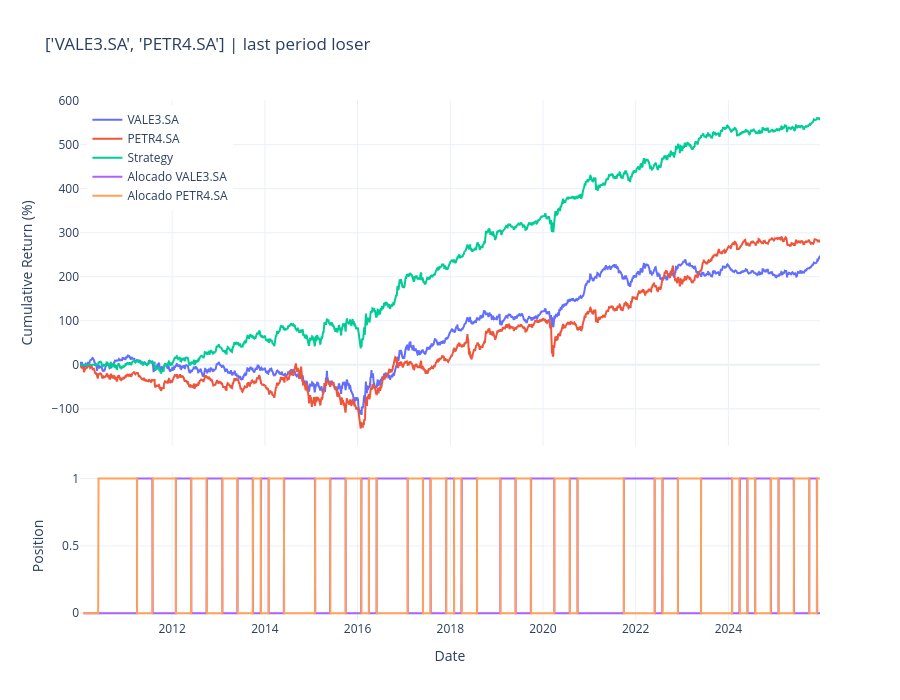

Write notebook code for a chart like this one.
### Code cell
fig = make_subplots(
    rows=2,
    cols=1,
    shared_xaxes=True,
    row_heights=[0.7, 0.3], 
    vertical_spacing=0.05
)

fig.add_trace(
    go.Scatter(
        x=df_ret_acum.index,
        y=df_ret_acum[ticker[0]] * 100,
        name=f"{ticker[0]}",
        line=dict(width=2)
    ),
    row=1, col=1
)

fig.add_trace(
    go.Scatter(
        x=df_ret_acum.index,
        y=df_ret_acum[ticker[1]] * 100,
        name=f"{ticker[1]}",
        line=dict(width=2)
    ),
    row=1, col=1
)

fig.add_trace(
    go.Scatter(
        x=df_ret_acum.index,
        y=df_ret_acum["strategy"] * 100,
        name="Strategy",
        line=dict(width=2)
    ),
    row=1, col=1
)

fig.add_trace(
    go.Scatter(
        x=df_positions.index,
        y=df_positions[ticker[0]],
        name=f"Alocado {ticker[0]}",
        line=dict(width=2),
    ),
    row=2, col=1
)

fig.add_trace(
    go.Scatter(
        x=df_positions.index,
        y=df_positions[ticker[1]],
        name=f"Alocado {ticker[1]}",
        line=dict(width=2),
    ),
    row=2, col=1
)

fig.update_layout(
    title=f"{ticker} | last period loser",
    template="plotly_white",
    height=700,
    legend=dict(x=0.01, y=0.99)
)

fig.update_yaxes(
    title_text="Cumulative Return (%)",
    row=1, col=1
)

fig.update_yaxes(
    title_text="Position",
    range=[-0.05, 1.05],
    row=2, col=1
)

fig.update_xaxes(title_text="Date", row=2, col=1)

fig.show()

### Figure 1 — Plotly figure (JSON) as saved in the notebook; plotly's stock layout.template omitted (floating-point values rounded to 4 significant figures; data arrays with more than 128 entries replaced by an {"elided": "..."} marker saying what was removed)
{"data": [{"line": {"width": 2}, "name": "VALE3.SA", "type": "scatter", "x": {"elided": "3970 str values"}, "xaxis": "x", "y": {"elided": "3970 float values"}, "yaxis": "y"}, {"line": {"width": 2}, "name": "PETR4.SA", "type": "scatter", "x": {"elided": "3970 str values"}, "xaxis": "x", "y": {"elided": "3970 float values"}, "yaxis": "y"}, {"line": {"width": 2}, "name": "Strategy", "type": "scatter", "x": {"elided": "3970 str values"}, "xaxis": "x", "y": {"elided": "3970 float values"}, "yaxis": "y"}, {"line": {"width": 2}, "name": "Alocado VALE3.SA", "type": "scatter", "x": {"elided": "3952 str values"}, "xaxis": "x2", "y": {"elided": "3952 int values"}, "yaxis": "y2"}, {"line": {"width": 2}, "name": "Alocado PETR4.SA", "type": "scatter", "x": {"elided": "3952 str values"}, "xaxis": "x2", "y": {"elided": "3952 int values"}, "yaxis": "y2"}], "layout": {"height": 700, "legend": {"x": 0.01, "y": 0.99}, "title": {"text": "['VALE3.SA', 'PETR4.SA'] | last period loser"}, "xaxis": {"anchor": "y", "domain": [0, 1], "matches": "x2", "showticklabels": false}, "xaxis2": {"anchor": "y2", "domain": [0, 1], "title": {"text": "Date"}}, "yaxis": {"anchor": "x", "domain": [0.335, 1.0], "title": {"text": "Cumulative Return (%)"}}, "yaxis2": {"anchor": "x2", "domain": [0, 0.285], "range": [-0.05, 1.05], "title": {"text": "Position"}}}}
